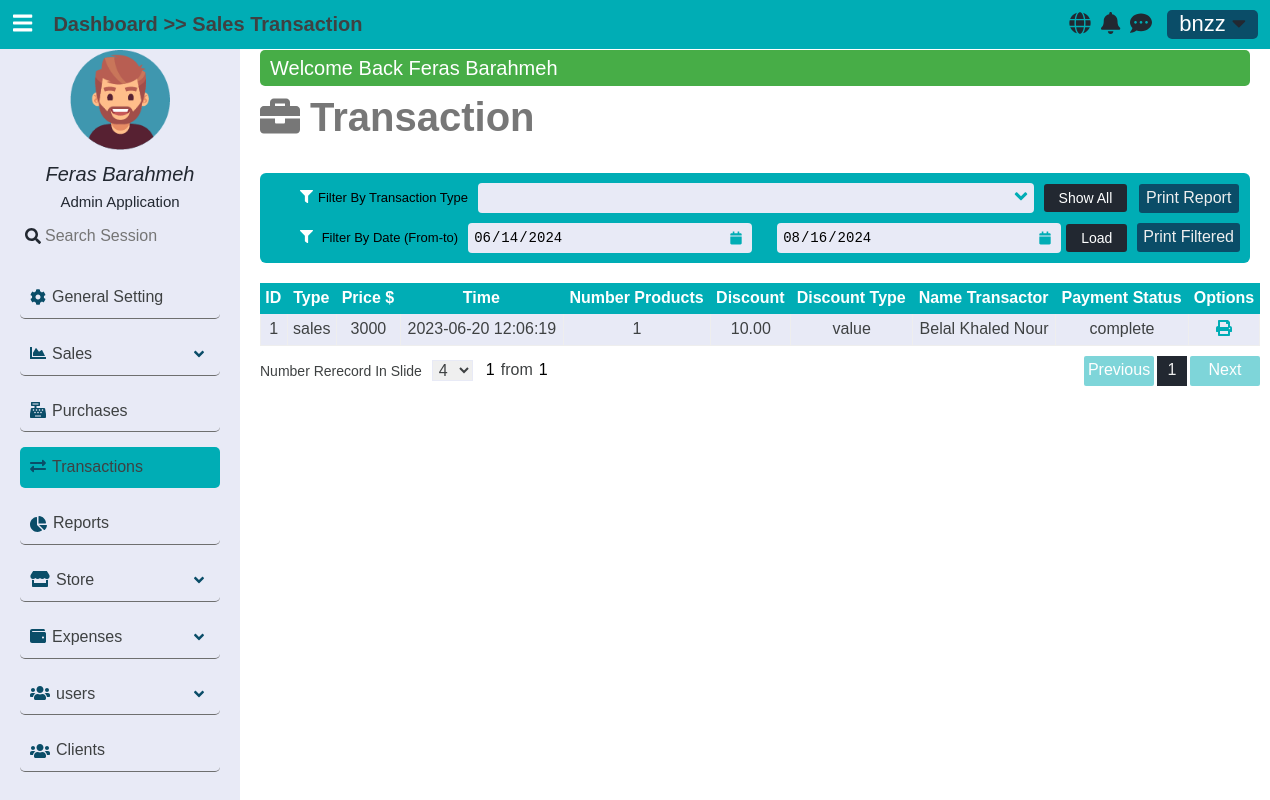
The page /transactions (signed in) on the database its author committed.
### tables this page shows
CREATE TABLE `sales_invoices` (
  `InvoiceId` int(10) UNSIGNED NOT NULL,
  `ClientId` int(10) UNSIGNED NOT NULL,
  `PaymentType` tinyint(1) NOT NULL,
  `PaymentStatus` tinyint(1) NOT NULL,
  `Created` datetime NOT NULL,
  `Discount` decimal(8,2) DEFAULT NULL,
  `UserId` int(10) UNSIGNED NOT NULL,
  `DiscountType` enum('percentage','value') DEFAULT NULL,
  `NumberProducts` int(6) NOT NULL,
  `TypeInvoice` binary(1) NOT NULL DEFAULT '0'
);

CREATE TABLE `sales_invoices_receipts` (
  `ReceiptId` int(10) UNSIGNED NOT NULL,
  `InvoiceId` int(10) UNSIGNED NOT NULL,
  `PaymentType` tinyint(1) NOT NULL,
  `PaymentAmount` decimal(8,2) NOT NULL,
  `PaymentLiteral` varchar(60) NOT NULL,
  `BankName` varchar(30) DEFAULT NULL,
  `BankAccountNumber` varchar(30) DEFAULT NULL,
  `CheckNumber` varchar(15) DEFAULT NULL,
  `TransferredTo` varchar(30) DEFAULT NULL,
  `created` date NOT NULL,
  `UserId` int(10) UNSIGNED NOT NULL
);

CREATE TABLE `clients` (
  `ClientId` int(10) UNSIGNED NOT NULL,
  `Name` varchar(30) NOT NULL,
  `PhoneNumber` varchar(15) NOT NULL,
  `Email` varchar(40) NOT NULL,
  `Address` varchar(50) NOT NULL
);

### app/controllers/AbstractController.php (called while the page is built, shortened)
<?php
abstract class AbstractController
{
    protected $_controller;
    protected $_action;
    public $_info = [];
    protected Template $_template;
    protected Registration $_registry;
    private function mergeInfo(): void
    {
        $dictionaryLanguage = $this->language->getDictionary();
        if (isset($dictionaryLanguage) && !empty($dictionaryLanguage))
            $this->_info = array_merge($this->_info, $dictionaryLanguage);
    }
    protected function _renderView(): void
    {
        $view = VIEWS_PATH .$this->_controller . DS . $this->_action . ".view.php";
        $this->_template->setRegistry($this->_registry);
        $this->_template->setActionViewFile($view);
        $this->_template->setData($this->_info);
        $this->_template->renderFiles();
    }
    public function setTemplate($tem): void
    {
        $this->_template = $tem;
    }
    public function setRegistry($registry): void
    {
        $this->_registry = $registry;
    }
    public function setController(mixed $controller): void
    {
        $this->_controller = $controller;
    }
    public function setAction(mixed $action): void
    {
        $this->_action = $action;
    }
}

### app/controllers/TransactionsController.php (called while the page is built, shortened)
<?php
class TransactionsController extends AbstractController
{
    public function defaultAction()
    {
        $transactionsSales = new TransactionsSalesModel();
        $this->_info["transactionsSales"] = $transactionsSales->getInfoSalesInvoice();
        $this->_renderView();
    }
}

### app/LIB/frontcontroller.php (called while the page is built, shortened)
<?php
class FrontController
{
    private $_controller = "index";
    private $_action = "default";
    private $_params = [];
    private $_template;
    private Registration $_registry;
    public function __construct(Template $tem, Registration $registry, Authentication $authenticated)
    {
        $this->_template = $tem;
        $this->_registry = $registry;
    }
    public function dispatch(): void
    {
        $actionName          = $this->_action . "Action";
        $controller = new $controllerClassName();
        $controller->setController($this->_controller);
        $controller->setAction($this->_action);
        $controller->setParams($this->_params);
        $controller->setTemplate($this->_template);
        $controller->setRegistry($this->_registry);
        $controller->$actionName();
    }
    public function setController(mixed $controller): void
    {
        if (isset($controller) && $controller) {
            $this->_controller = $controller;
        }
    }
}

### public/index.php (called while the page is built, shortened)
<?php
require_once APP_PATH . DS . "LIB" . DS . "autoload.php";
$session = new SessionManager;
$session->start();
$templateParts = require_once ".." . DS . "app" . DS . "config" . DS . "templateconfig.php";
$template       = new Template($templateParts);
$languages      = new Language();
$message        = Messenger::getInstance($session);
$authenticated  = Authentication::getInstance($session);
$registry       = Registration::getInstance();
$registry->session  = $session;
$registry->language = $languages;
$registry->message  = $message;
$frontController = new FrontController($template, $registry, $authenticated);
$frontController->dispatch();

### app/LIB/autoload.php (called while the page is built, shortened)
<?php
class  AutoLoad {
    public static function autoLoad($className)
    {
        $className = str_replace("APP", '', $className);
        $className = strtolower($className) . ".php" ;
    }
}

### app/LIB/database/databasehandler.php (called while the page is built, shortened)
<?php
abstract class DatabaseHandler
{
    public static function factory():  PDODatabaseHandler | MySQLiDatabaseHandler
    {
        $driver = DATABASE_CONN_DRIVER;
        if ($driver == self::DATABASE_DRIVER_POD) {
            return PDODatabaseHandler::getInstance();
        } elseif ($driver == self::DATABASE_DRIVER_MYSQLI) {
            return MySQLiDatabaseHandler::getInstance();
        }
        return PDODatabaseHandler::getInstance();
    }
}

### app/LIB/database/pdodatabasehandler.php (called while the page is built, shortened)
<?php
class PDODatabaseHandler extends DatabaseHandler
{
    private static $_instance;
    private static $_handler;
    public function __call($name, $arguments)
    {
        return call_user_func_array(array(&self::$_handler, $name), $arguments);
    }
    protected static function init()
    {
        try {
            self::$_handler = new \PDO(
                'mysql:hostname=' . DATABASE_HOST_NAME . ';dbname=' . DATABASE_DB_NAME,
                DATABASE_USER_NAME, DATABASE_PASSWORD, array(
                    \PDO::ATTR_ERRMODE => \PDO::ERRMODE_WARNING,
                    \PDO::MYSQL_ATTR_INIT_COMMAND => 'SET NAMES utf8'
                )
            );
        } catch (\PDOException $e) {
        }
    }
    public static function getInstance(): PDODatabaseHandler
    {
        if(self::$_instance === null) {
            self::$_instance = new self();
        }
        return self::$_instance;
    }
}

### app/models/abstractmodel.php (called while the page is built, shortened)
<?php
class AbstractModel
{
    public function get($query, $options=[]): false|\ArrayIterator
    {
        $stmt = DatabaseHandler::factory()->prepare($query);
        $stmt->execute();
        if(method_exists(get_called_class(), '__construct')) {
            $results = $stmt->fetchAll(\PDO::FETCH_CLASS | \PDO::FETCH_PROPS_LATE, get_called_class(), array_keys(static::$tableSchema));
        } else {
            $results = $stmt->fetchAll(\PDO::FETCH_CLASS, get_called_class());
        }
        if ((is_array($results) && !empty($results))) {
            return new \ArrayIterator($results);
        }
        return false;
    }
}

### app/models/TransactionsSalesModel.php (called while the page is built, shortened)
<?php
class TransactionsSalesModel extends AbstractModel
{
    public function getInfoSalesInvoice(NULL | array $filters = null): false|\ArrayIterator
    {
        $sql = "
            SELECT
                I.*, R.*, C.*
            FROM
                sales_invoices AS I
            INNER JOIN
                    sales_invoices_receipts AS R
            ON
                R.InvoiceId = I.InvoiceId
            JOIN
                    clients as C
            ON
                I.ClientId = C.ClientId
        ";
        return $this->get($sql);
    }
}

### app/views/transactions/default.view.php (the view, shortened to what this page needs)
<h1 class="title-header"><i class="fa fa-briefcase"></i><?= $title_header ?></h1>
<section class="transactions-container">
    <section class="options">
        <div class="filters">
            <div class="filter">
                <label for="type-filter"><i class="fa fa-filter"></i><?= $text_filter_by_transaction_Type ?></label>
                <div class="types" id="type-filter">
                    <button class="select-input" id="select-type-btn">
                        <div class="angles">
                            <div class="angle active"><i class="fa fa-angle-down"></i></div>
                        </div>
                    </button>
                </div>
                <button class="show-all stander-btn" id="type-filter-btn"><?= $text_show_all ?></button>
            </div>
            <div class="filter" filter-between-vals>
                <label for="date-filter"><i class="fa fa-filter"></i> <?= $text_filter_by_date ?></label>
                <div class="from-to">
                    <div class="date-input">
                        <input type="date" id="from" class="custom-date-input" input-from value="2024-06-14">
                        <i class="fa fa-calendar"></i>
                    </div>
                    <div class="date-input">
                        <input type="date" id="to" class="custom-date-input" input-to value="2024-08-16">
                        <i class="fa fa-calendar"></i>
                    </div>
                </div>
                <button class="load stander-btn" apply-btn><?= $text_load ?></button>
            </div>
        </div>
        <div class="print-buttons">
            <button><?= $text_print_report ?></button>
            <button><?= $text_print_filtered ?></button>
        </div>
    </section>
    <section class="transactions">
        <div class="container-table responsive-table mt-20" id="transactions">
            <table class="pagination-table" id="transactions-table">
                <thead>
                    <tr>
                        <th><?= $text_id ?></th>
                        <th><?= $text_type ?></th>
                        <th><?= $text_price ?></th>
                        <th><?= $text_time ?></th>
                        <th><?= $text_num_product ?></th>
                        <th><?= $text_discount ?></th>
                        <th><?= $text_discount_type ?></th>
                        <th><?= $text_name_transactor ?></th>
                        <th><?= $text_payment_status ?></th>
                        <th><?= $text_options ?></th>
                    </tr>
                </thead>
                <tbody>
                    <?php
                        if ($transactionsSales) {
                            foreach ($transactionsSales as $transactionsSale) {
                                ?>
                                    <tr class="">
                                        <td><?= $transactionsSale->InvoiceId ?></td>
                                        <td><?= $transactionsTypes[$transactionsSale->TypeInvoice] ?></td>
                                        <td><?= (float)$transactionsSale->PaymentAmount + (float) $transactionsSale->PaymentLiteral ?></td>
                                        <td><?= $transactionsSale->Created ?></td>
                                        <td><?= $transactionsSale->NumberProducts ?></td>
                                        <td><?= $transactionsSale->Discount ?></td>
                                        <td><?= $transactionsSale->DiscountType  == null ? $text_no_disc : $transactionsSale->DiscountType ?></td>
                                        <td><?= $transactionsSale->Name ?></td>
                                        <td><?= $paymentsStatus[$transactionsSale->PaymentStatus] ?></td>
                                        <td>
                                            <div class="icons">
                                                <span class="description dir-r top-5" description="show"><i class="fa fa-print"></i></span>
                                            </div>
                                        </td>
                                    </tr>
                                <?php
                            }
                        }
                    ?>
                </tbody>
            </table>
    </section>
</section>

### app/LIB/template/Template.php (shortened to what this page needs)
<?php
class Template
{
    private $_templateParts;
    private $_actionView;
    public function __construct(array $templateParts)
    {
        $this->_templateParts = $templateParts;
    }
    public function setActionViewFile($file): void
    {
        $this->_actionView = $file;
    }
    private function setTemplateHeaderStart(): void
    {
        require_once TEMPLATE_PATH . "templateheaderstart.php";
    }
    private function setTemplateHeaderEnd(): void
    {
        require_once TEMPLATE_PATH . "templateheaderend.php";
    }
    private function ifKeyTemplatePartExist($nameKey): bool
    {
        return array_key_exists($nameKey, $this->_templateParts);
    }
    private function requireFiles($parts): void
    {
        foreach ($parts as $partKey => $partValue) {
            if ($partKey === NAME_VIEW_TEMPLATE_KEY) {
                require_once $this->_actionView;
            }
            else  {
                require_once $partValue;
            }
        }
    }
    private function renderTemplateFiles(): void
    {
        if ($this->ifKeyTemplatePartExist(NAME_TEMPLATE_BLOCK_KEY)) {
            $parts = $this->_templateParts[NAME_TEMPLATE_BLOCK_KEY];
            if(! empty($parts)) {
                $this->requireFiles($parts);
            }
        } else {
            trigger_error("Name Template Key Not Found", E_USER_WARNING);
        }
    }
    private function generateLinksTags($resources, &$links, $type="css"): void
    {
        if (!empty($resources)) {
            foreach ($resources as $resourceKey => $resourceValue) {
                if ($type === "css")
                    $links .=  '<link rel="stylesheet" href="' . $resourceValue .'">';
                else
                    $links .= '<script src="' . $resourceValue. '" ></script>';
            }
        }
    }
    private function renderHeaderResources(): void
    {
        if ($this->ifKeyTemplatePartExist(NAME_TEMPLATE_HEADER_RESOURCES)) {
            $resources = $this->_templateParts[NAME_TEMPLATE_HEADER_RESOURCES];
            $links = '';
            if(! empty($resources)) {
                $css = $resources["css"];
                $this->generateLinksTags($css, $links, "css");
                $js = $resources["js"];
                $this->generateLinksTags($js, $links, "js");
            }
            echo $links;
        }
        else {
            trigger_error("Name Template Key Not Found ( " . NAME_TEMPLATE_HEADER_RESOURCES . ')', E_USER_WARNING);
        }
    }
    private function setTemplateFooter(): void
    {
        require_once TEMPLATE_PATH . "tempaltefooter.php";
    }
    public function renderFiles(): void
    {
        $this->renderHeaderResources();
        $this->renderTemplateFiles();
    }
}

### rows shown on the page
sales_invoices: sales_invoices_receipts.InvoiceId "1", TypeInvoice "sales", sales_invoices_receipts.PaymentAmount+PaymentLiteral "3000", Created "2023-06-20 12:06:19", NumberProducts "1", Discount "10.00", DiscountType "value", ClientId.Name "Belal Khaled Nour", PaymentStatus "complete"

### other values the page prints
$message[0] "Welcome Back Feras Barahmeh"
